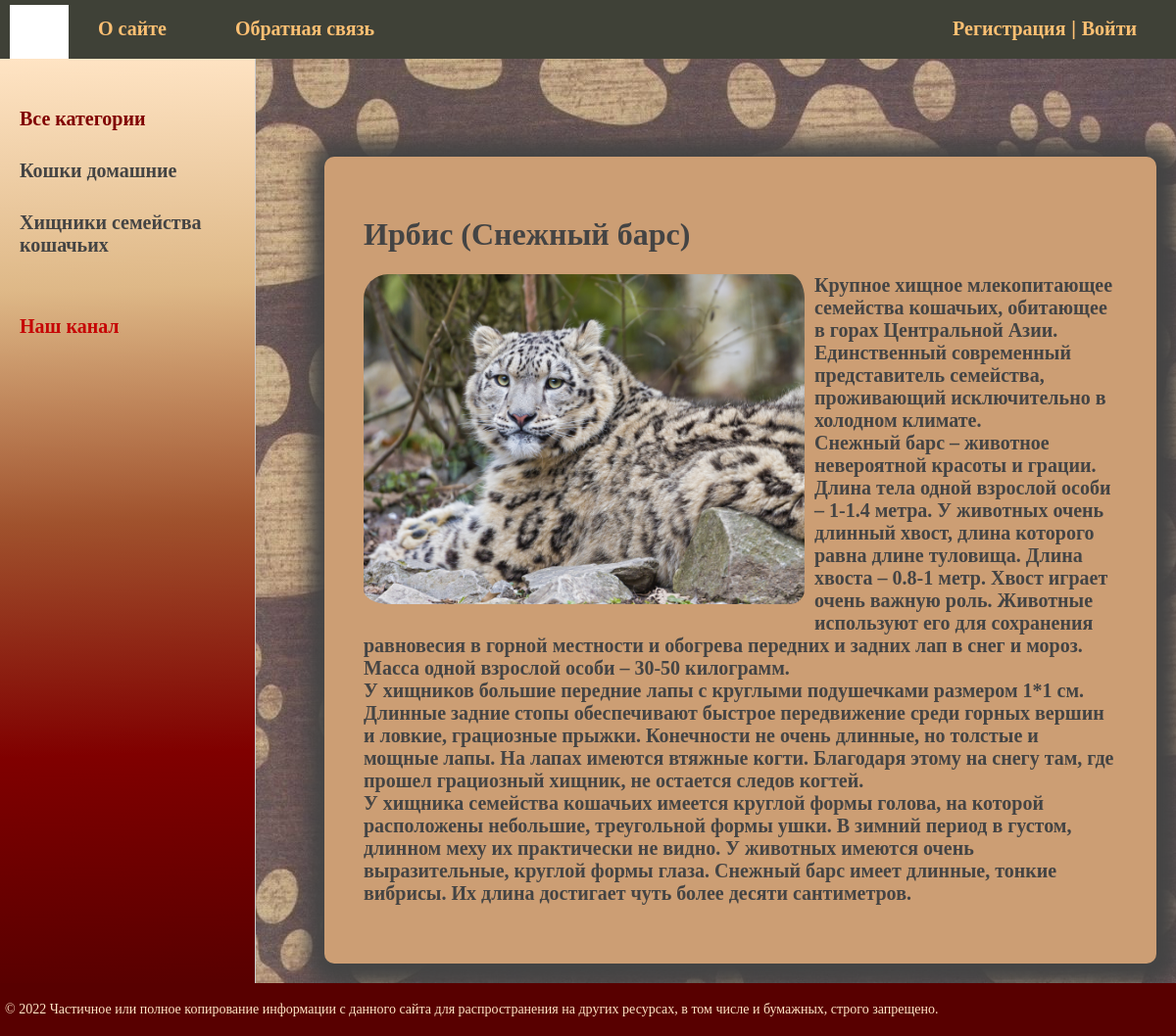
Page /post/irbis-snezhnyj-bars/ on the committed database.
### cats/models.py (models this page shows, shortened)
class Category(models.Model):
    name = models.CharField(max_length=100, db_index=True, verbose_name="Категория")
    slug = models.SlugField(max_length=255, unique=True, db_index=True, verbose_name='URL')
    def get_absolute_url(self):
        return reverse('category', kwargs={'cat_slug': self.slug})
    class Meta:
        verbose_name = 'Категория'
        verbose_name_plural = 'Категории'
        ordering = ['id']

class Cats(models.Model):
    title = models.CharField(max_length=255, verbose_name="Заголовок")
    slug = models.SlugField(max_length=255, unique=True, db_index=True, verbose_name='URL')
    content = models.TextField(blank=True, verbose_name="Текст статьи")
    photo = models.ImageField(upload_to="photos/%Y/%m/%d/", verbose_name="Фото")
    time_create = models.DateTimeField(auto_now_add=True, verbose_name="Время создания")
    time_update = models.DateTimeField(auto_now=True, verbose_name="Время изменения")
    is_published = models.BooleanField(default=True, verbose_name="Публикация")
    cat = models.ForeignKey('Category', on_delete=models.PROTECT, verbose_name="Категории")
    def __str__(self):
        return self.title
    class Meta:
        verbose_name = 'Кошки и хищники семейства кошачьих'
        verbose_name_plural = 'Кошки и хищники семейства кошачьих'
        ordering = ['time_create', 'title']

### cats/views.py (the view)
# urls.py: path('post/<slug:post_slug>/', ShowPost.as_view(), name='post'),
class ShowPost(DataMixin, DetailView):
    model = Cats
    template_name = 'cats/post.html'
    slug_url_kwarg = 'post_slug'
    context_object_name = 'post'
    def get_context_data(self, *, object_list=None, **kwargs):
        context = super().get_context_data(**kwargs)
        c_def = self.get_user_context(title=context['post'])
        return dict(list(context.items()) + list(c_def.items()))

### cats/utils.py (called while the page is built)
    def get_user_context(self, **kwargs):
        context = kwargs
        cats = Category.objects.annotate(Count('cats'))
        user_menu = menu.copy()
        if not self.request.user.is_authenticated:
            user_menu.pop(1)
        context['menu'] = user_menu
        context['cats'] = cats
        if 'cat_selected' not in context:
            context['cat_selected'] = 0
        return context

### cats/templates/cats/post.html
{% extends 'cats/base.html' %}
{% block content %}
<h1>{{post.title}}</h1>
{% if post.photo %}
<p><img class="img-article-left" src="{{post.photo.url}}"></p>
{% endif %}
{{post.content|linebreaks}}
{% endblock %}

### cats/templates/cats/base.html (shortened to what this page needs)
{% load static %}
{% load cats_tags %}
<!DOCTYPE html>
<html lang="en">
<head>
    <link type="text/css" rel="stylesheet" href="{% static 'cats/css/style.css' %}">
</head>
<body>
<table class="table-page" border=0 cellpadding="0" cellspacing="0">
<tr><td valign=top>
{% block mainmenu %}
		<div class="header">
			<ul id="mainmenu" class="mainmenu">
			<li class="logo"><a href="{% url 'home' %}"><div class="logo"></div></a></li>
{% for m in menu %}
			<li><a href="{% url m.url_name %}">{{m.title}}</a></li>
{% endfor %}
				<li class="last"><a href="{% url 'register' %}">Регистрация</a> | <a href="{% url 'login' %}">Войти</a></li>
			</ul>
		</div>
{% endblock mainmenu %}
<table class="table-content" border=0 cellpadding="0" cellspacing="0">
<tr>
	<td valign="top" class="left-chapters">
	<ul id="leftchapters">
{% if cat_selected == 0 %}
		<li class="selected">Все категории</li>
{% else %}
		<li><a href="{% url 'home' %}">Все категории</a></li>
{% endif %}
{% for c in cats %}
{% if c.cats__count > 0 %}
	{% if c.pk == cat_selected %}
		<li class="selected">{{c.name}}</li>
	{% else %}
		<li><a href="{{ c.get_absolute_url }}">{{c.name}}</a></li>
	{% endif %}
{% endif %}
{% endfor %}
		<li class="share">
		<p>Наш канал</p>
		<a class="share-yt" href="https://www.youtube.com/" target="_blank" rel="nofollow"></a>
		</li>
	</ul>
</td>
<td valign="top" class="content">
	<div class="content-text">
{% block content %}
{% endblock %}
	</div>
</td></tr></table>
</td></tr>
<tr><td valign=top>
	<div id="footer">
		<p>&copy; 2022 Частичное или полное копирование информации с данного сайта для распространения на других ресурсах, в том числе и бумажных, строго запрещено.</p>
	</div>
</td></tr></table>
</body>
</html>

### cats/static/cats/css/style.css (style rules this page uses)
html, body { font-family: 'Arial'; margin: 0; padding: 0; height: 100%; width: 100%; color: #444; }
a { text-decoration: none; color: #444444; }
img.img-article-left { max-width: 450px; float: left; padding: 0 10px 10px 0; border-radius: 25px; }
.table-page { width: 100%; height: 100%; vertical-align: top; }
.table-page tr { height: 100%; }
.header { background: #3F4137; height: 60px; }
.logo { background: url('../images/logo.jpg') no-repeat 10px 5px; width: 70px; height: 60px; }
ul.mainmenu { list-style: none; margin: 0; padding: 0; height: 60px; color: #fdc073; font-size: 20px; overflow: hidden; }
ul.mainmenu li { float: left; margin: 18px 40px 0 30px; }
ul.mainmenu li.logo { margin: 0; }
ul.mainmenu li.last { float: right; }
ul.mainmenu li a { color: #fdc073; text-decoration: none; font-family: cursive; font-weight: bold; }
.table-content { width: 100%; min-height: 100%; height: 100%; }
.left-chapters { margin: 0; background: linear-gradient(358deg,#580000, #800000, #A0522D, #DEB887, #FFE4C4 );; border-right: 1px solid #ccc; min-height: 100%; }
.left-chapters ul { width: 230px; min-height: 100%; margin: 0; padding: 20px 10px 10px 20px; list-style: none; font-size: 20px; font-family: cursive; font-weight: bold; }
.left-chapters ul li { margin: 30px 0 0 0; color: #c60505; }
.left-chapters ul li.selected { color: #800000; }
.left-chapters ul li a { color: #444; text-decoration: none; }
.left-chapters ul li.share { margin: 60px 0 0 0; }
.left-chapters ul li.share p { margin: 30px 0 30px 0; }
.left-chapters ul li.share a { display: inline-block; width: 40px; height: 40px; margin: 0 20px 0 0; }
.left-chapters ul li.share a.share-yt { width: 100%; height: 30px; background: url('../images/share_yt.png') no-repeat 0 0 }
.content { padding: 40px 20px 20px 40px; width: 100%; background-image: url('../images/background.jpg'); box-sizing: border-box; }
.content-text { margin: 60px 0 0 30px; font-size: 20px; font-family: cursive; font-weight: bold; padding: 40px 40px; border-radius: 10px; box-shadow: 4px 4px 20px 20px; background-color: #cc9e74; }
.content-text h1 { font-size: 32px; }
#footer { background: #580000; padding: 5px; color: #ffe4c4; font-size: 14px; font-family: cursive; text-align: left; }

### rows in the picture
Category: name "Кошки домашние"
Category: name "Хищники семейства кошачьих"
Cats: title "Ирбис (Снежный барс)", photo (picture), content "Крупное хищное млекопитающее семейства кошачьих, обитающее в горах Центральной Азии. Единственный современный представитель семейства, проживающий исключительно в холодном климате. Снежный барс – животное невероятной красоты и грации. Длина тела одной взрослой особи – 1-1.4 метра. У животных очень длинный хвост, длина которого равна длине туловища. Длина хвоста – 0.8-1 метр. Хвост играет очень важную роль. Животные используют его для сохранения равновесия в горной местности и обогрева передних и задних лап в снег и мороз. Масса одной взрослой особи – 30-50 килограмм. У хищников большие передние лапы с круглыми подушечками размером 1*1 см. Длинные задние стопы обеспечивают быстрое…"

### other values in the picture
{{ m.title }} "О сайте" "Обратная связь"
